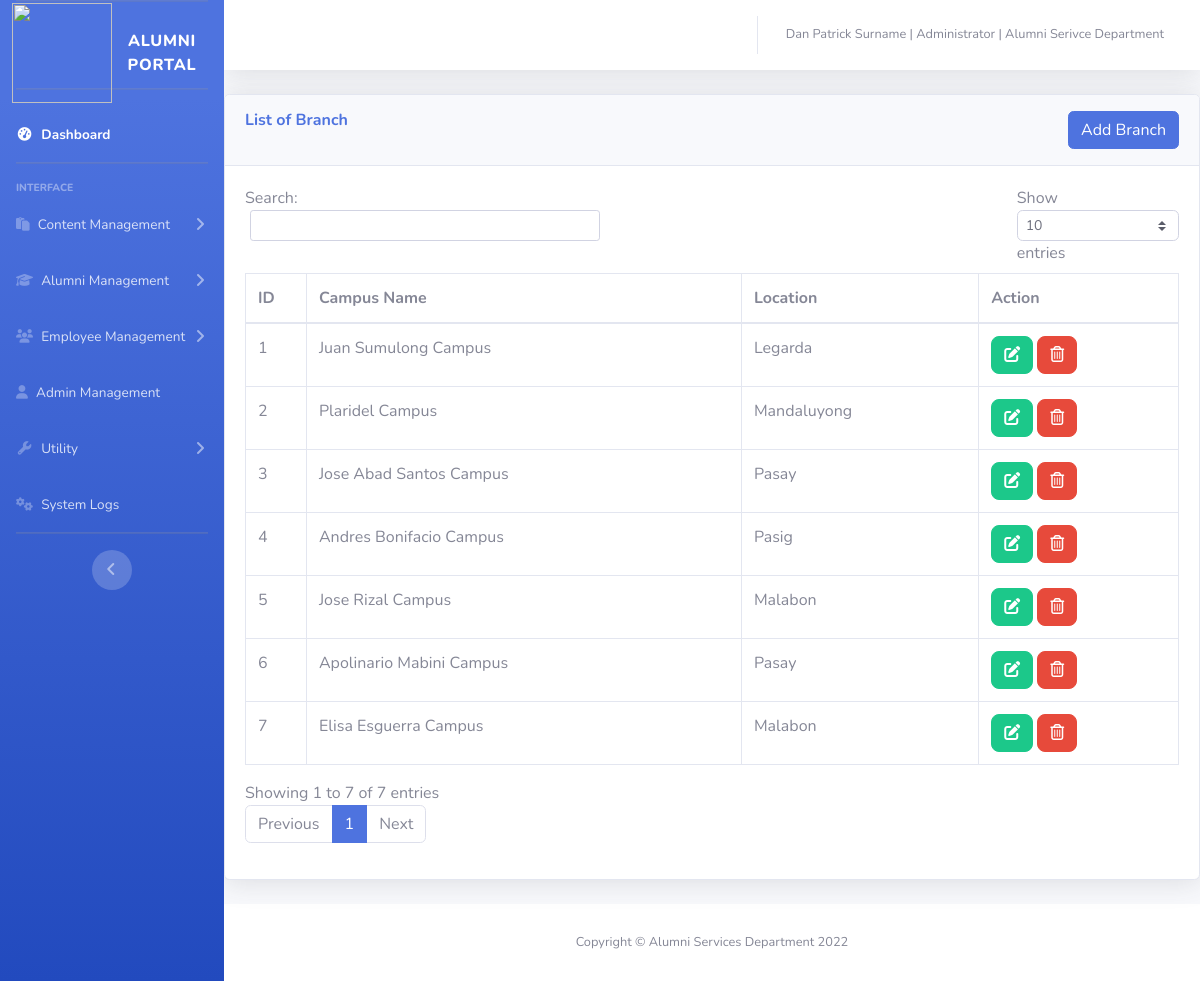
Page /admin/Branch.php (signed in) on the committed database.
### tables this page shows
CREATE TABLE `accounts` (
  `Id` int(11) NOT NULL,
  `IdNumber` int(11) NOT NULL,
  `Username` varchar(200) NOT NULL,
  `Password` varchar(200) NOT NULL,
  `FirstName` varchar(200) NOT NULL,
  `LastName` varchar(200) NOT NULL,
  `MiddleName` varchar(200) NOT NULL,
  `Email` varchar(200) NOT NULL,
  `ContactNumber` varchar(200) NOT NULL,
  `BranchId` int(11) NOT NULL,
  `DepartmentId` int(11) NOT NULL,
  `AddedDate` date NOT NULL,
  `userData` text NOT NULL
);

CREATE TABLE `branch` (
  `Id` int(11) NOT NULL,
  `Name` varchar(200) NOT NULL,
  `Address` varchar(200) NOT NULL,
  `AddedDate` date NOT NULL
);

### admin/security.php (called while the page is built, shortened)
<?php
include "../dbconfig.php";
if (!$_SESSION['username']) {
    header('Location: ../login.php');
} else {
    $username = $_SESSION['username'];
    $query = "SELECT *, accounts.id as Accounts_ID, branch.Name as Branch_Name, branch.Address as Branch_Address, departments.Name as Department_Name
            FROM accounts
            left join branch
            on accounts.BranchID = branch.id
            left join departments
            on accounts.DepartmentId = departments.id
            where Username ='$username'";
    $query_run = mysqli_query($connection, $query);
    $user = mysqli_fetch_array($query_run);
}

### admin/Branch.php (the view, shortened to what this page needs)
<?php
include('security.php');
include('../includes/header.php');
include('../includes/navbar.php');
include "../dbconfig.php";
?>
</div>
<div class = "card shadow mb-4">
    <div class = "card-header py-3">
        <h6 class= "m-0 font-weight-bold text-primary">
             List of Branch
            <button type="button" class="btn btn-primary float-end" data-toggle="modal" data-target="#addadminprofile">
                Add Branch
            </button>
    </div>
    <div class = "card-body">
        <div class= "table-responsive">
        <?php
            $query = "SELECT * FROM branch";
            $query_run = mysqli_query($connection, $query);
        ?>
        <table class="table table-bordered dataTableASC" id="dataTable" width="100%" cellspacing="0">
            <thead>
                <tr>
                    <th>ID</th>
                    <th>Campus Name</th>
                    <th>Location</th>
                    <th>Action</th>
                </tr>
            </thead>
            <tbody>
                <?php
                    if(mysqli_num_rows($query_run) > 0)
                    {
                        while($row = mysqli_fetch_assoc($query_run))
                        {
                            ?>
                            <tr>
                                <td> <?php echo $row['Id']; ?> </td>
                                <td> <?php echo $row['Name']; ?> </td>
                                <td> <?php echo $row['Address']; ?> </td>
                                <td>
                                    <div class="btn-group">
                                    <button
                                    data-id="<?php echo $row['Id'];?>"
                                    data-name ="<?php echo $row['Name'];?>"
                                    data-address ="<?php echo $row['Address'];?>"
                                    style='border-radius: 8px;  margin-right: 5px;' class="btn btn-success edit_btn"  data-toggle="modal" data-target="#updateadminprofile"> <i  class="fas fa-edit"></i></button>
                                    <button type="button" style='border-radius: 8px;'class="btn btn-danger delete" data-toggle="modal" data-target="#confirmModal" data-id="<?php echo $row['Id']; ?>">
                                    <i class="far fa-trash-alt"></i>
                                    </button></div>
                                </td>
                            </tr>
                            <?php
                        }
                    }
                    else
                    {
                        echo "No Record Found";
                    }
                ?>
            </tbody>
        </table>
        </div>
    </div>
</div>
<?php
include('../includes/footer.php');
?>

### includes/navbar.php (shortened to what this page needs)
<?php
if ($user['userData'] === "Employee") {
    $display = "none";
    $redirect = "employeeIndex.php";
} else {
    $display = "unset";
    $redirect = "index.php";
}
?>
<ul class="navbar-nav bg-gradient-primary sidebar sidebar-dark accordion" id="accordionSidebar">
    <a class="sidebar-brand d-flex align-items-center justify-content-center" href="<?php echo $redirect; ?>">
        <img width="100px" height="100" src="https://th.bing.com/th/id/R.e0b43ac42a832763d30954bc510dcf97?rik=Bwytg72ugln8%2fw&riu=http%3a%2f%2farellano.edu.ph%2finternational%2fsites%2fdefault%2ffiles%2fArellano+hi-res_0.png&ehk=dapCxV1dCduGu4W%2fk00HOBHg0oG4e7yytLO16b7%2fBEg%3d&risl=&pid=ImgRaw&r=0" />
        <div class="sidebar-brand-text mx-3">ALUMNI PORTAL</div>
    </a>
    <hr class="sidebar-divider ">
    <li class="nav-item active">
        <a class="nav-link" href="<?php echo $redirect; ?>">
            <i class="fas fa-fw fa-tachometer-alt"></i>
            <span>Dashboard</span></a>
    </li>
    <hr class="sidebar-divider">
    <div class="sidebar-heading">
        Interface
    </div>
    <li class="nav-item">
        <a class="nav-link collapsed" href="announcement.php" data-toggle="collapse" data-target="#collapseContent" aria-expanded="true" aria-controls="collapseContent">
            <i class="fa fa-clipboard"></i>
            <span>Content Management</span>
        </a>
    </li>
    <li class="nav-item">
        <a class="nav-link collapsed" href="alumni.php" data-toggle="collapse" data-target="#collapseUtilities" aria-expanded="true" aria-controls="collapseUtilities">
            <i class="fa fa-graduation-cap"></i>
            <span>Alumni Management</span>
        </a>
    </li>
    <li class="nav-item" style="<?php echo "display:" . $display ?>">
        <a class="nav-link collapsed" href="employee.php" data-toggle="collapse" data-target="#collapsePages" aria-expanded="true" aria-controls="collapsePages">
            <i class="fa fa-users"></i>
            <span>Employee Management</span>
        </a>
    </li>
    <li class="nav-item" style="<?php echo "display:" . $display ?>">
        <a class="nav-link" href="register.php">
            <i class="fa fa-user"></i>
            <span>Admin Management</span></a>
    </li>
    <li class="nav-item" style="<?php echo "display:" . $display ?>">
        <a class="nav-link collapsed" href="#" data-toggle="collapse" data-target="#utility" aria-expanded="true" aria-controls="utility">
            <i class="fas fa-fw fa-wrench"></i>
            <span>Utility</span>
        </a>
    </li>
    <li class="nav-item" style="<?php echo "display:" . $display ?>">
        <a class="nav-link" href="logs.php">
            <i class="fa fa-cogs"></i>
            <span>System Logs</span></a>
    </li>
    <hr class="sidebar-divider d-none d-md-block">
    <div class="text-center d-none d-md-inline">
        <button class="rounded-circle border-0" id="sidebarToggle"></button>
    </div>
</ul>
<div id="content-wrapper" class="d-flex flex-column">
    <div id="content">
        <nav class="navbar navbar-expand navbar-light bg-white topbar mb-4 static-top shadow">
            <ul class="navbar-nav ml-auto">
                <li class="nav-item dropdown no-arrow">
                    <a class="nav-link dropdown-toggle" href="#" id="userDropdown" role="button" data-toggle="dropdown" aria-haspopup="true" aria-expanded="false">
                        <span class="mr-2 d-none d-lg-inline text-gray-600 small">
                            <?php
                            if ($user['userData'] === "Employee") {
                                echo $user['FirstName'] . " " . $user['MiddleName'] . " " . $user['LastName'] . " | " . $user['userData'] . " | " . $user['Branch_Name'] . " - " . $user['Branch_Address'] . " | " . $user['Department_Name'];
                            } else {
                                echo $user['FirstName'] . " " . $user['MiddleName'] . " " . $user['LastName'] . " | " . $user['userData'] . " | Alumni Serivce Department";
                            }
                            ?>
                        </span>
                    </a>
                </li>
            </ul>
        </nav>

### rows in the picture
accounts: FirstName "Dan", MiddleName "Patrick", LastName "Surname", userData "Administrator"
branch: Id "1", Name "Juan Sumulong Campus", Address "Legarda"
branch: Id "2", Name "Plaridel Campus", Address "Mandaluyong"
branch: Id "3", Name "Jose Abad Santos Campus", Address "Pasay"
branch: Id "4", Name "Andres Bonifacio Campus", Address "Pasig"
branch: Id "5", Name "Jose Rizal Campus", Address "Malabon"
branch: Id "6", Name "Apolinario Mabini Campus", Address "Pasay"
branch: Id "7", Name "Elisa Esguerra Campus", Address "Malabon"
